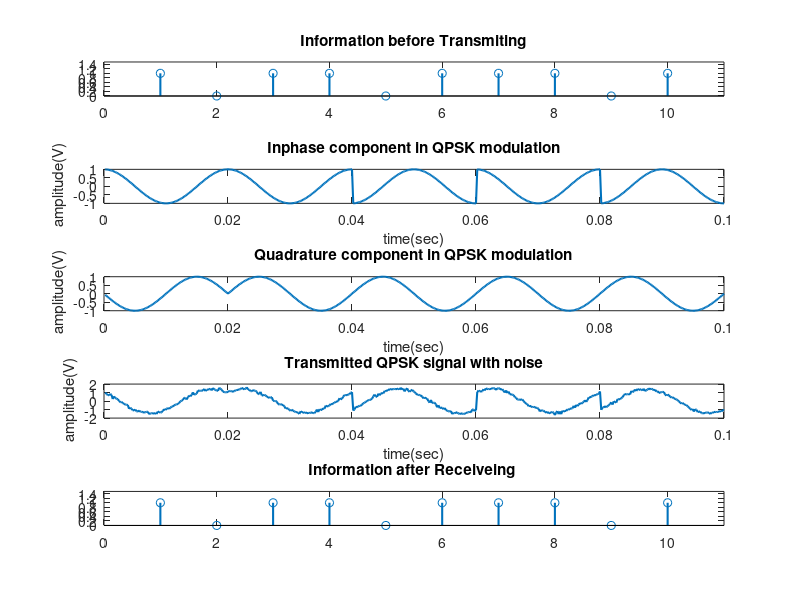

The MATLAB script that drew this image:
data=[1 0 1 1 0 1 1 1 0 1]; % information
 
subplot(5,1,1);
stem(data,'linewidth',1.5);
title(' Information before Transmiting ');
axis([ 0 11 0 1.5]);
data_NZR=2*data-1; % Data Represented at NZR form for QPSK modulation
s_p_data=reshape(data_NZR,2,length(data)/2); % S/P convertion of data
br=50;
f=br; % minimum carrier frequency
T=1/br; % bit duration
t=T/99:T/99:T; % Time vector for one bit information
y=[];
y_in=[];
y_qd=[];
for(i=1:length(data)/2)
y1=s_p_data(1,i)*cos(2*pi*f*t); % inphase component
y2=s_p_data(2,i)*sin(2*pi*f*t) ;% Quadrature component
y_in=[y_in y1]; % inphase signal vector
y_qd=[y_qd y2]; %quadrature signal vector
y=[y y1+y2]; % modulated signal vector
end
%Tx_sig=y; % transmitting signal after modulation
Tx_sig=awgn(y,20); % transmitting signal after modulation
tt=T/99:T/99:(T*length(data))/2;
 
subplot(5,1,2);
plot(tt,y_in,'linewidth',1.5);
title(' Inphase component in QPSK modulation ');
xlabel('time(sec)');
ylabel(' amplitude(V)');
 
subplot(5,1,3);
plot(tt,y_qd,'linewidth',1.5);
title(' Quadrature component in QPSK modulation ');
xlabel('time(sec)');
ylabel(' amplitude(V)');
subplot(5,1,4);
plot(tt,Tx_sig,'linewidth',1.5);
title('Transmitted QPSK signal with noise');
xlabel('time(sec)');
ylabel(' amplitude(V)');
Rx_data=[];
Rx_sig=Tx_sig; % Received signal
for(i=1:1:length(data)/2)
% inphase coherent dector 
Z_in=Rx_sig((i-1)*length(t)+1:i*length(t)).*cos(2*pi*f*t);
% above line indicat multiplication of received & inphase carred signal
Z_in_intg=(trapz(t,Z_in))*(2/T);% integration using trapizodial rull
if(Z_in_intg>0) % Decession Maker
Rx_in_data=1;
else
Rx_in_data=0;
end
%%XXXXXX Quadrature coherent dector XXXXXX
Z_qd=Rx_sig((i-1)*length(t)+1:i*length(t)).*sin(2*pi*f*t);
%above line indicat multiplication of received & Quadphase carred signal
Z_qd_intg=(trapz(t,Z_qd))*(2/T);
if (Z_qd_intg>0)% Decession Maker
Rx_qd_data=1;
else
 
Rx_qd_data=0;
end
Rx_data=[Rx_data Rx_in_data Rx_qd_data]; % Received Data vector
end
% figure(3)
subplot(5,1,5);
stem(Rx_data,'linewidth',1.5)
title('Information after Receiveing ');
axis([ 0 11 0 1.5]);
